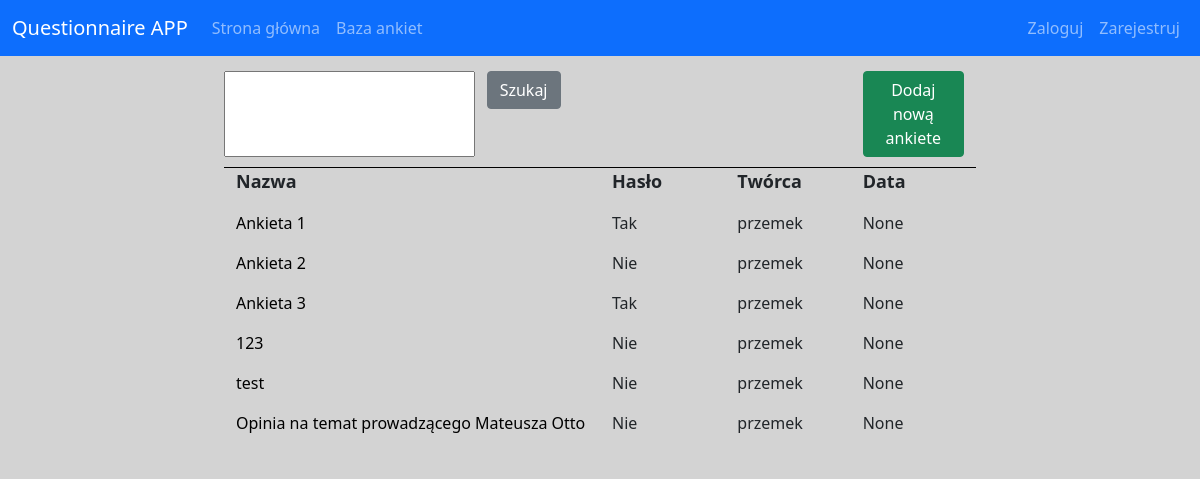
/questionnaire_DataBase/, run on an earlier commit of the app's database.
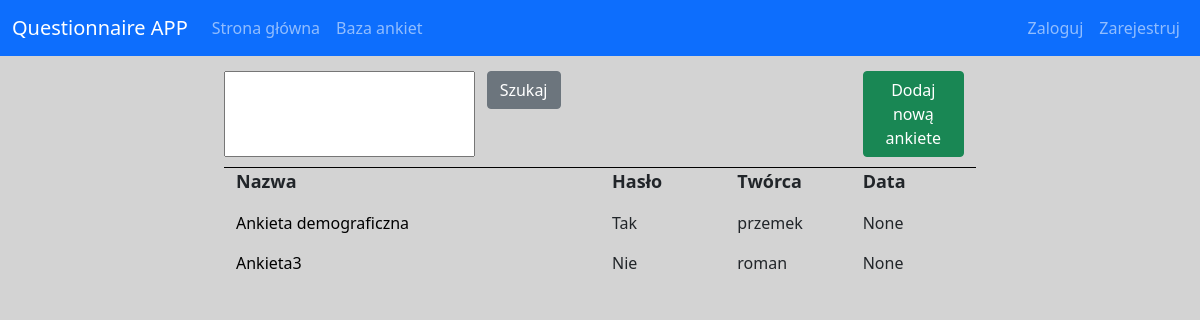
And on a later commit of the database.
### main/models.py (models this page shows, shortened)
class Questionnaire(models.Model):
    text = models.CharField(max_length=500)
    questions = models.ManyToManyField(Question, blank=True)
    owner = models.ForeignKey(User, on_delete=models.SET_NULL, null=True)
    public = models.BooleanField(null=True, default=False)
    publicResults = models.BooleanField(null=True, blank=True)
    password = models.CharField(max_length=200, blank=True, null=True)
    date = models.DateField(auto_created=True, null=True)
    active = models.BooleanField(null=True, default=True)

### main/views.py (the view)
# urls.py: path('questionnaire_DataBase/', views.questionnaire_DataBase, name='questionnaire_DataBase'),
def questionnaire_DataBase(request):
    questionnaires = Questionnaire.objects.all()
    Myfilter = QuestionnairesFilter(request.GET, queryset=questionnaires)
    questionnaires = Myfilter.qs
    context = {'questionnaires': questionnaires, 'Myfilter': Myfilter}
    return render(request, 'questionnaires-DataBase.html', context)

### main/templates/main/questionnaires-DataBase.html (shortened to what this page needs)
{% extends 'base.html' %}
{% block content %}
<div class="container">
    <form method="get" action="">
        <div class="row" style="margin-top: 15px;">
                {{Myfilter.form.text}}
                <div class="col-2">
                    <button type="submit" class="btn btn-secondary">Szukaj</button>
                </div>
                <div class="col-4"></div>
                <div class="col-2 text-right">
                    <a href="{% url 'createNewQuestionnaire' %}" class="btn btn-success">Dodaj nową ankiete</a>
                </div>
        </div>
        <div class="row" style="border-bottom: 1px solid #000; margin-top: 10px;"></div>
    </form>
    <div class="row">
        <div class="col-6"><p class="atr1">Nazwa</p></div>
        <div class="col-2"><p class="atr1">Hasło</p></div>
        <div class="col-2"><p class="atr1">Twórca</p></div>
        <div class="col-2"><p class="atr1">Data</p></div>
    </div>
    {% for questionnaire in questionnaires %}
        {% if questionnaire.public == True %}
            <div class="row">
                <div class="col-6"><a class="Qprofile" href="{% url 'questionnaireProfile' questionnaire.id %}" >{{questionnaire.text}}</a></div>
                <div class="col-2">
                    {% if questionnaire.password != "" %}
                        <p>Tak</p>
                    {% else %}
                        <p>Nie</p>
                    {% endif %}
                </div>
                <div class="col-2"><p>{{questionnaire.owner}}</p></div>
                <div class="col-2"><p>{{questionnaire.date}}</p></div>
            </div>
        {% endif %}
    {% endfor %}
</div>
{% endblock %}

### main/templates/main/base.html (shortened to what this page needs)
<!DOCTYPE html>
{% load static %}
<html lang="en">
<head>
    <link rel="stylesheet" type="text/css" href="{% static '/css/style.css' %}">
    <link href="https://cdn.jsdelivr.net/npm/bootstrap@5.1.3/dist/css/bootstrap.min.css" rel="stylesheet"
>
</head>
<body>
<header>
    <nav class="navbar navbar-expand-lg navbar-dark bg-primary">
        <div class="container-fluid">
            <a class="navbar-brand" href="{% url 'home' %}">Questionnaire APP</a>
            <div class="collapse navbar-collapse" id="navbarNavAltMarkup">
                <div class="navbar-nav">
                    <a class="nav-link" href="{% url 'home' %}">Strona główna</a>
                    <a class="nav-link" href="{% url 'questionnaire_DataBase' %}">Baza ankiet</a>
                </div>
            </div>
            <div class="navbar-nav navbar-right" >
                {% if request.user.is_authenticated %}
                    <span class="navbar-text">
                        Zalogowano jako {{request.user}}
                    </span>
                {% else %}
                    <a class="nav-link" href="{% url 'login' %}">Zaloguj</a>
                    <a class="nav-link" href="{% url 'register' %}">Zarejestruj</a>
                {% endif %}
            </div>
        </div>
    </nav>
</header>
<main>
    <div class="container-fluid " id="test">
        <div class="row ">
            <div class="col-lg-2 col-md-12">
            </div>
            <div class="col-lg-8 col-md-12">
                <article>
                        {% block content %}
                        {% endblock %}
                </article>
            </div>
            <div class="col-lg-2 col-md-12" >
            </div>
        </div>
    </div>
</main>
</body>
</html>

### main/static/css/style.css (style rules this page uses)
main { background-color: #D3D3D3; }
.atr1 { font-size: 18px; font-weight: 600; }
.Qprofile { text-decoration: none; color: black; }

What changed in the data, as far as the page shows it:
removed Questionnaire: text "Ankieta 1", password "Tak", owner "przemek", date "None"
removed Questionnaire: text "Ankieta 2", password "Nie", owner "przemek", date "None"
removed Questionnaire: text "Ankieta 3", password "Tak", owner "przemek", date "None"
removed Questionnaire: text "123", password "Nie", owner "przemek", date "None"
removed Questionnaire: text "test", password "Nie", owner "przemek", date "None"
removed Questionnaire: text "Opinia na temat prowadzącego Mateusza Otto", password "Nie", owner "przemek", date "None"
added Questionnaire: text "Ankieta demograficzna", password "Tak", owner "przemek", date "None"
added Questionnaire: text "Ankieta3", password "Nie", owner "roman", date "None"
